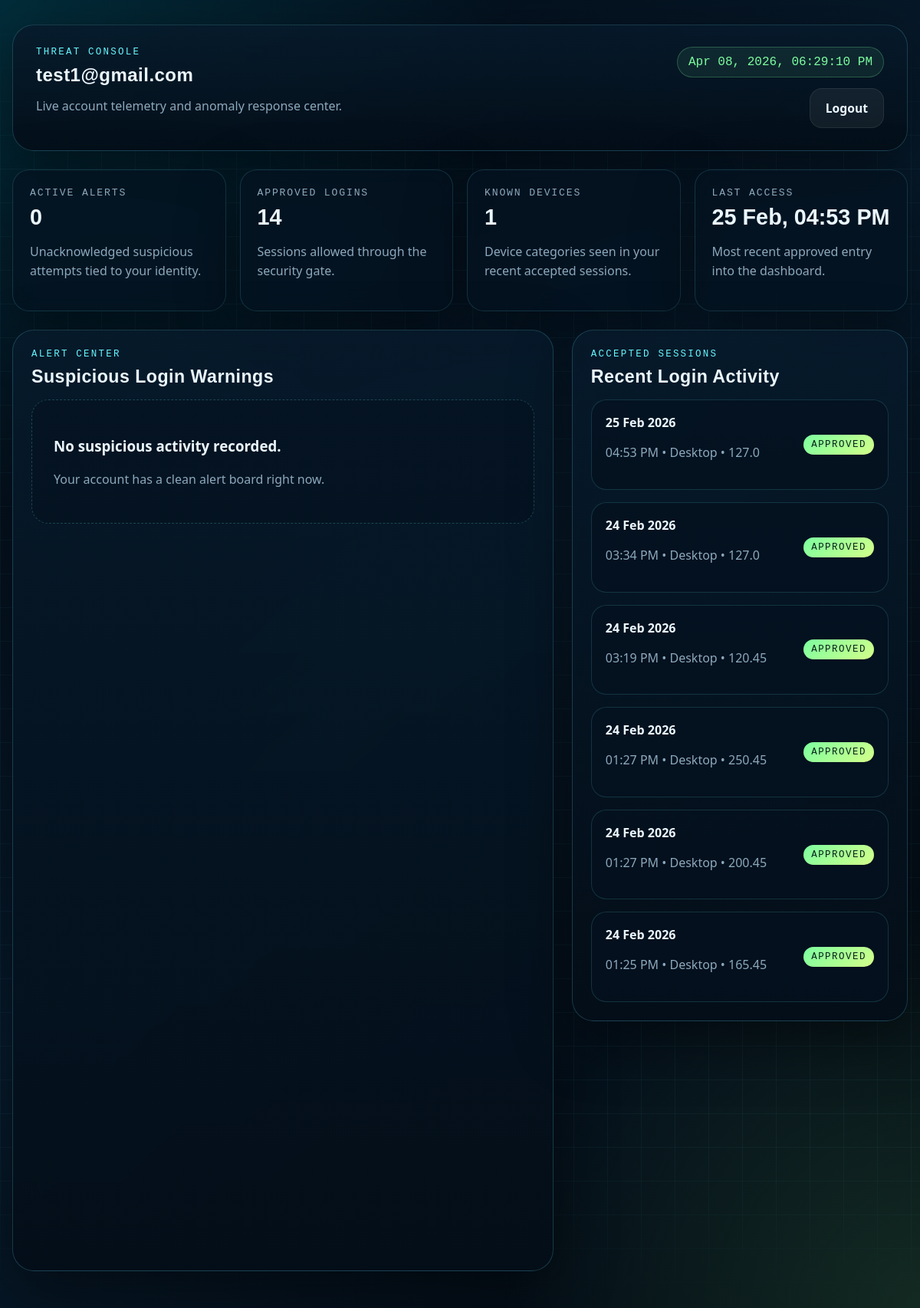
Page /dashboard (signed in) on the earlier database version.
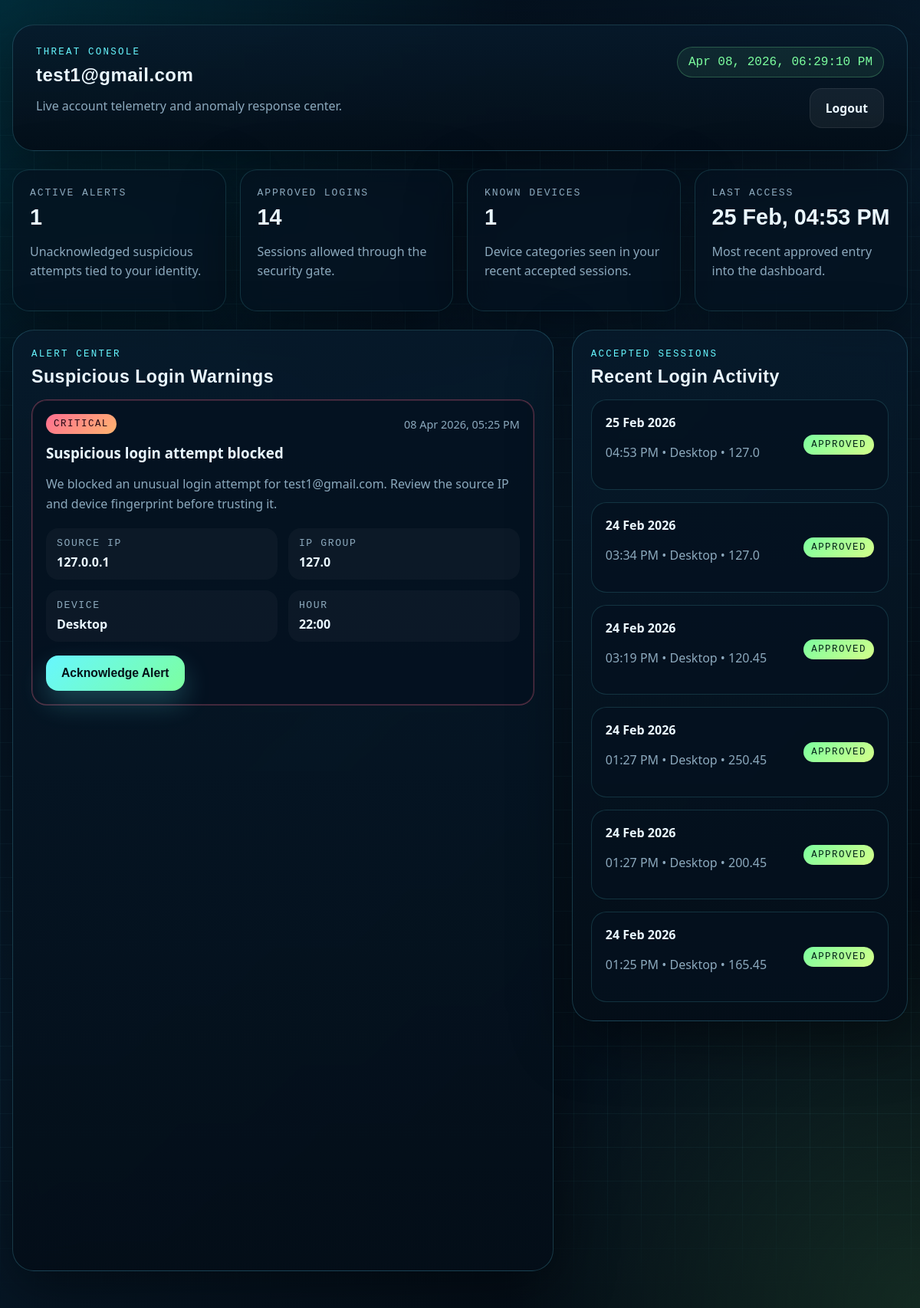
Same page on the later database version.
### backend/models.py (models this page shows)
class User(db.Model):
    id = db.Column(db.Integer, primary_key=True)
    username = db.Column(db.String(100), unique=True, nullable=False)
    password = db.Column(db.String(200), nullable=False)

class LoginLog(db.Model):
    id = db.Column(db.Integer, primary_key=True)
    user_id = db.Column(db.Integer, nullable=False)
    login_time = db.Column(db.DateTime, default=datetime.now)
    login_hour = db.Column(db.Integer)
    day_of_week = db.Column(db.Integer)
    ip_address = db.Column(db.String(50))
    ip_group = db.Column(db.String(50))
    device_full = db.Column(db.String(200))
    device_type = db.Column(db.String(50))

class SecurityAlert(db.Model):
    id = db.Column(db.Integer, primary_key=True)
    user_id = db.Column(db.Integer, nullable=False, index=True)
    title = db.Column(db.String(160), nullable=False)
    message = db.Column(db.String(500), nullable=False)
    risk_level = db.Column(db.String(20), default="high", nullable=False)
    source_ip = db.Column(db.String(50))
    ip_group = db.Column(db.String(50))
    device_type = db.Column(db.String(50))
    login_hour = db.Column(db.Integer)
    seen = db.Column(db.Boolean, default=False, nullable=False)
    acknowledged = db.Column(db.Boolean, default=False, nullable=False)
    created_at = db.Column(db.DateTime, default=datetime.utcnow, nullable=False)

### backend/routes/dashboard.py (the view)
@dashboard.route("/dashboard")
def home():
    if "user_id" not in session:
        return redirect("/login")
    user = db.session.get(User, session["user_id"])
    if user is None:
        session.clear()
        return redirect("/login")
    alerts = (
        SecurityAlert.query
        .filter_by(user_id=user.id)
        .order_by(SecurityAlert.created_at.desc())
        .all()
    )
    unseen_alerts = [alert for alert in alerts if not alert.seen]
    if unseen_alerts:
        for alert in unseen_alerts:
            alert.seen = True
        db.session.commit()
    recent_logs = (
        LoginLog.query
        .filter_by(user_id=user.id)
        .order_by(LoginLog.login_time.desc())
        .limit(6)
        .all()
    )
    active_alerts = [alert for alert in alerts if not alert.acknowledged]
    trusted_devices = len({log.device_type for log in recent_logs if log.device_type})
    last_login = recent_logs[0] if recent_logs else None
    return render_template(
        "dashboard.html",
        user=user,
        alerts=alerts,
        active_alerts=active_alerts,
        recent_logs=recent_logs,
        trusted_devices=trusted_devices,
        total_logins=LoginLog.query.filter_by(user_id=user.id).count(),
        last_login=last_login,
    )

### frontend/templates/dashboard.html (shortened to what this page needs)
{% extends "base.html" %}
{% block content %}
<section class="dashboard-shell">
    <header class="console-bar" data-reveal>
        <div>
            <p class="eyebrow">Threat Console</p>
            <h1>{{ user.username }}</h1>
            <p class="console-subtitle">Live account telemetry and anomaly response center.</p>
        </div>
        <div class="console-actions">
            <div class="live-clock" data-live-clock></div>
            <a href="{{ url_for('auth.logout') }}" class="button button-secondary">Logout</a>
        </div>
    </header>
    <section class="metrics-grid" data-reveal>
        <article class="metric-card">
            <span class="metric-label">Active Alerts</span>
            <strong>{{ active_alerts|length }}</strong>
            <p>Unacknowledged suspicious attempts tied to your identity.</p>
        </article>
        <article class="metric-card">
            <span class="metric-label">Approved Logins</span>
            <strong>{{ total_logins }}</strong>
            <p>Sessions allowed through the security gate.</p>
        </article>
        <article class="metric-card">
            <span class="metric-label">Known Devices</span>
            <strong>{{ trusted_devices }}</strong>
            <p>Device categories seen in your recent accepted sessions.</p>
        </article>
        <article class="metric-card">
            <span class="metric-label">Last Access</span>
            <strong>
                {% if last_login %}
                    {{ last_login.login_time.strftime("%d %b, %I:%M %p") }}
                {% else %}
                    No records
                {% endif %}
            </strong>
            <p>Most recent approved entry into the dashboard.</p>
        </article>
    </section>
    <section class="dashboard-grid">
        <div class="panel" data-reveal>
            <div class="panel-heading">
                <div>
                    <p class="eyebrow">Alert Center</p>
                    <h2>Suspicious Login Warnings</h2>
                </div>
            </div>
            {% if alerts %}
                <div class="alert-list">
                    {% for alert in alerts %}
                        <article class="alert-card {% if not alert.acknowledged %}alert-card-active{% endif %}">
                            <div class="alert-topline">
                                <span class="alert-badge">{{ alert.risk_level|upper }}</span>
                                <span class="alert-time">{{ alert.created_at.strftime("%d %b %Y, %I:%M %p") }}</span>
                            </div>
                            <h3>{{ alert.title }}</h3>
                            <p>{{ alert.message }}</p>
                            <dl class="alert-meta">
                                <div>
                                    <dt>Source IP</dt>
                                    <dd>{{ alert.source_ip or "Unavailable" }}</dd>
                                </div>
                                <div>
                                    <dt>IP Group</dt>
                                    <dd>{{ alert.ip_group or "Unavailable" }}</dd>
                                </div>
                                <div>
                                    <dt>Device</dt>
                                    <dd>{{ alert.device_type or "Unknown" }}</dd>
                                </div>
                                <div>
                                    <dt>Hour</dt>
                                    <dd>
                                        {% if alert.login_hour is not none %}
                                            {{ "%02d:00"|format(alert.login_hour) }}
                                        {% else %}
                                            Unknown
                                        {% endif %}
                                    </dd>
                                </div>
                            </dl>
                            {% if not alert.acknowledged %}
                                <form method="POST" action="{{ url_for('dashboard.acknowledge_alert', alert_id=alert.id) }}">
                                    <button type="submit" class="button button-primary">Acknowledge Alert</button>
                                </form>
                            {% else %}
                                <p class="resolved-copy">Marked as reviewed.</p>
                            {% endif %}
                        </article>
                    {% endfor %}
                </div>
            {% else %}
                <div class="empty-state">
                    <h3>No suspicious activity recorded.</h3>
                    <p>Your account has a clean alert board right now.</p>
                </div>
            {% endif %}
        </div>
        <div class="stack">
            <div class="panel" data-reveal>
                <div class="panel-heading">
                    <div>
                        <p class="eyebrow">Accepted Sessions</p>
                        <h2>Recent Login Activity</h2>
                    </div>
                </div>
                {% if recent_logs %}
                    <div class="log-list">
                        {% for log in recent_logs %}
                            <article class="log-item">
                                <div>
                                    <strong>{{ log.login_time.strftime("%d %b %Y") }}</strong>
                                    <p>{{ log.login_time.strftime("%I:%M %p") }} • {{ log.device_type }} • {{ log.ip_group }}</p>
                                </div>
                                <span class="log-tag">Approved</span>
                            </article>
                        {% endfor %}
                    </div>
                {% else %}
                    <div class="empty-state">
                        <h3>No approved logins yet.</h3>
                        <p>Once access is granted, your session history appears here.</p>
                    </div>
                {% endif %}
            </div>
        </div>
    </section>
</section>
{% endblock %}

### frontend/templates/base.html (shortened to what this page needs)
<!DOCTYPE html>
<html>
<head>
    <link rel="stylesheet" href="{{ url_for('static', filename='css/style.css') }}">
</head>
<body class="{{ body_class|default('theme-cyber') }}">
    <div class="app-bg"></div>
    <div class="app-grid"></div>
    <div class="app-noise"></div>
    <main class="page-shell">
        {% block content %}{% endblock %}
    </main>
</body>
</html>

Differences in the rows shown:
added SecurityAlert: risk_level "CRITICAL", created_at "08 Apr 2026, 05:25 PM", title "Suspicious login attempt blocked", message "We blocked an unusual login attempt for test1@gmail.com. Review the source IP and device fingerprint before trusting it.", source_ip "127.0.0.1", ip_group "127.0", device_type "Desktop", login_hour "22:00"
Other differences:
{{ active_alerts|length }}: "0" → "1"
text no longer shown: "No suspicious activity recorded. Your account has a clean alert board right now."
